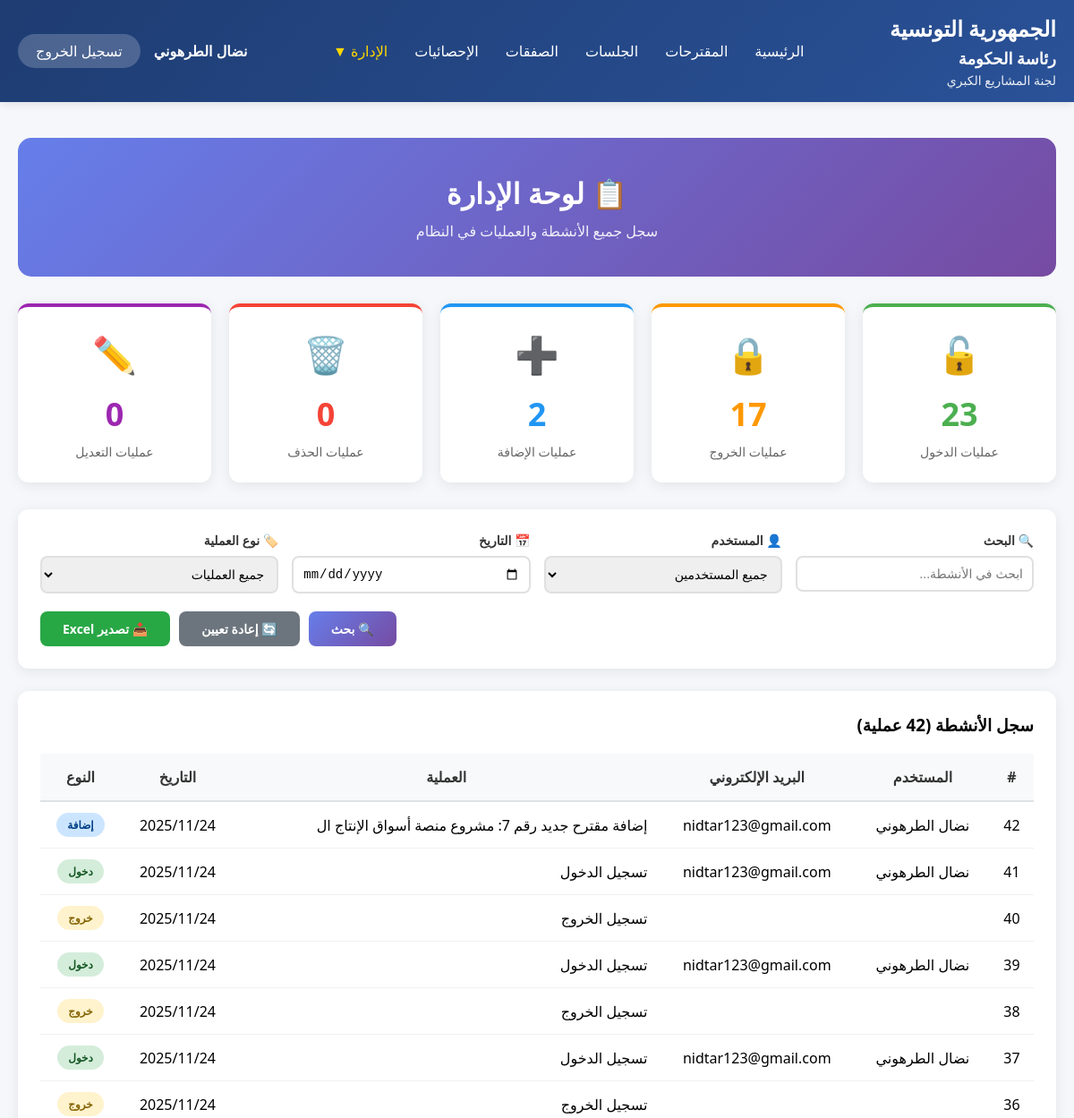
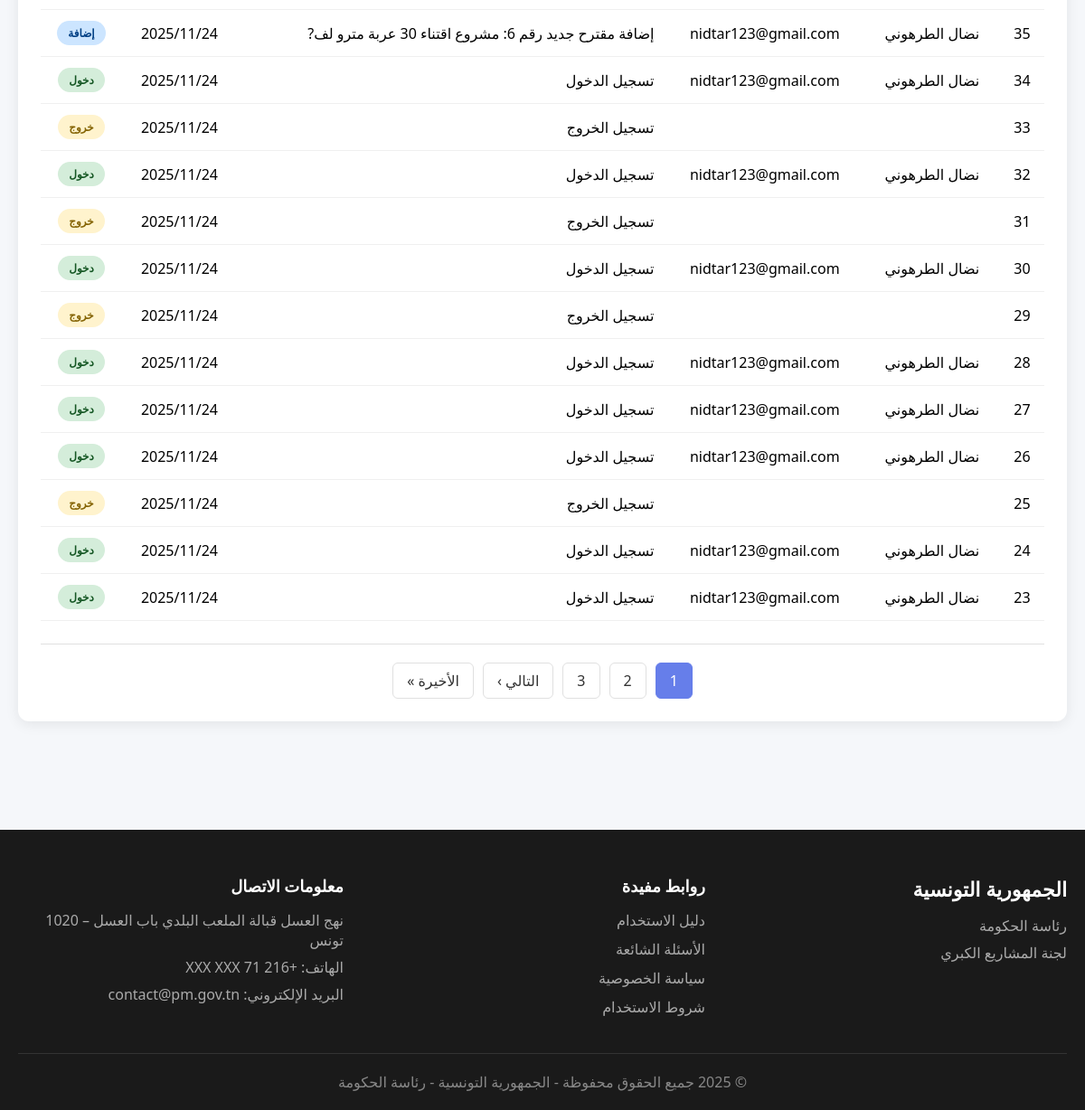
Page /Views/administration.php (signed in) on the committed database (2 pictures, top to bottom).
### tables this page shows
CREATE TABLE `journal` (
  `idJournal` int(11) NOT NULL,
  `idUser` int(11) NOT NULL,
  `action` varchar(400) NOT NULL,
  `date` date NOT NULL
);

CREATE TABLE `user` (
  `idUser` int(11) NOT NULL,
  `nomUser` varchar(200) NOT NULL,
  `emailUser` varchar(300) NOT NULL,
  `typeCpt` int(1) NOT NULL,
  `login` varchar(20) NOT NULL,
  `pw` varchar(255) NOT NULL
);

### Views/administration.php (the view, shortened to what this page needs)
<?php
$database = new Database();
$db = $database->getConnection();
$filterUser = isset($_GET['user']) ? Security::sanitizeInput($_GET['user']) : '';
$filterAction = isset($_GET['action_type']) ? Security::sanitizeInput($_GET['action_type']) : '';
$filterDate = isset($_GET['date']) ? Security::sanitizeInput($_GET['date']) : '';
$search = isset($_GET['search']) ? Security::sanitizeInput($_GET['search']) : '';
$page = isset($_GET['page']) ? intval($_GET['page']) : 1;
$perPage = 20;
$offset = ($page - 1) * $perPage;
$sql = "SELECT j.*, u.nomUser, u.emailUser
        FROM journal j
        LEFT JOIN user u ON j.idUser = u.idUser
        WHERE 1=1";
$countSql = "SELECT COUNT(*) as total FROM ({$sql}) as subquery";
$countStmt = $db->prepare($countSql);
$countStmt->execute();
$totalRecords = $countStmt->fetch(PDO::FETCH_ASSOC)['total'];
$totalPages = ceil($totalRecords / $perPage);
$sql .= " ORDER BY j.idJournal DESC LIMIT :limit OFFSET :offset";
$stmt = $db->prepare($sql);
$stmt->bindValue(':limit', $perPage, PDO::PARAM_INT);
$stmt->bindValue(':offset', $offset, PDO::PARAM_INT);
$stmt->execute();
$logs = $stmt->fetchAll(PDO::FETCH_ASSOC);
$statsLogin = $db->query("SELECT COUNT(*) as total FROM journal WHERE action LIKE '%تسجيل الدخول%'")->fetch()['total'];
$statsLogout = $db->query("SELECT COUNT(*) as total FROM journal WHERE action LIKE '%تسجيل الخروج%'")->fetch()['total'];
$statsAjout = $db->query("SELECT COUNT(*) as total FROM journal WHERE action LIKE '%إضافة%'")->fetch()['total'];
$statsSupp = $db->query("SELECT COUNT(*) as total FROM journal WHERE action LIKE '%حذف%'")->fetch()['total'];
$statsModif = $db->query("SELECT COUNT(*) as total FROM journal WHERE action LIKE '%تعديل%'")->fetch()['total'];
?>
<!DOCTYPE html>
<html lang="ar" dir="rtl">
<head>
    <link rel="stylesheet" href="../assets/css/style.css">
</head>
<body>
    <header class="main-header">
        <div class="container">
            <div class="header-content">
                <div class="logo">
                    <h1>الجمهورية التونسية</h1>
                    <h3>رئاسة الحكومة</h3>
                    <p>لجنة المشاريع الكبري</p>
                </div>
                <nav class="main-nav">
                    <ul>
                        <li><a href="accueil.php">الرئيسية</a></li>
                        <li><a href="projets.php">المقترحات</a></li>
                        <li><a href="commissions.php">الجلسات</a></li>
                        <li><a href="appels_offres.php">الصفقات</a></li>
                        <li><a href="statistiques.php">الإحصائيات</a></li>
                        <li class="submenu">
                            <a href="administration.php" style="color: #ffd700;">الإدارة ▼</a>
                        </li>
                    </ul>
                </nav>
                <div class="user-menu">
                    <span class="user-name"><?php echo htmlspecialchars($_SESSION['user_name']); ?></span>
                    <a href="../logout.php" class="btn-logout">تسجيل الخروج</a>
                </div>
            </div>
        </div>
    </header>
    <section class="content-section" style="padding: 40px 0;">
        <div class="container">
            <div class="admin-header">
                <h2>📋 لوحة الإدارة</h2>
                <p>سجل جميع الأنشطة والعمليات في النظام</p>
            </div>
            <div class="stats-cards">
                <div class="stat-card-admin login">
                    <div class="icon">🔓</div>
                    <div class="number"><?php echo $statsLogin; ?></div>
                    <div class="label">عمليات الدخول</div>
                </div>
                <div class="stat-card-admin logout">
                    <div class="icon">🔒</div>
                    <div class="number"><?php echo $statsLogout; ?></div>
                    <div class="label">عمليات الخروج</div>
                </div>
                <div class="stat-card-admin add">
                    <div class="icon">➕</div>
                    <div class="number"><?php echo $statsAjout; ?></div>
                    <div class="label">عمليات الإضافة</div>
                </div>
                <div class="stat-card-admin delete">
                    <div class="icon">🗑️</div>
                    <div class="number"><?php echo $statsSupp; ?></div>
                    <div class="label">عمليات الحذف</div>
                </div>
                <div class="stat-card-admin edit">
                    <div class="icon">✏️</div>
                    <div class="number"><?php echo $statsModif; ?></div>
                    <div class="label">عمليات التعديل</div>
                </div>
            </div>
            <div class="filters-panel">
                <form method="GET" action="">
                    <div class="filters-grid">
                        <div class="filter-group">
                            <label>🔍 البحث</label>
                            <input type="text" name="search" placeholder="ابحث في الأنشطة..."
                                   value="<?php echo htmlspecialchars($search); ?>">
                        </div>
                        <div class="filter-group">
                            <label>👤 المستخدم</label>
                            <select name="user">
                                <option value="">جميع المستخدمين</option>
                            </select>
                        </div>
                        <div class="filter-group">
                            <label>📅 التاريخ</label>
                            <input type="date" name="date" value="<?php echo htmlspecialchars($filterDate); ?>">
                        </div>
                        <div class="filter-group">
                            <label>🏷️ نوع العملية</label>
                            <select name="action_type">
                                <option value="">جميع العمليات</option>
                            </select>
                        </div>
                    </div>
                    <div class="filter-actions">
                        <button type="submit" class="btn btn-primary">🔍 بحث</button>
                        <a href="administration.php" class="btn btn-secondary">🔄 إعادة تعيين</a>
                        <a href="export_logs.php" class="btn btn-export">📥 تصدير Excel</a>
                    </div>
                </form>
            </div>
            <div class="logs-table">
                <h3 style="margin-bottom: 20px;">سجل الأنشطة (<?php echo $totalRecords; ?> عملية)</h3>
                <?php if (count($logs) > 0): ?>
                    <table>
                        <thead>
                            <tr>
                                <th>#</th>
                                <th>المستخدم</th>
                                <th>البريد الإلكتروني</th>
                                <th>العملية</th>
                                <th>التاريخ</th>
                                <th>النوع</th>
                            </tr>
                        </thead>
                        <tbody>
                            <?php foreach ($logs as $log): ?>
                                <tr>
                                    <td><?php echo $log['idJournal']; ?></td>
                                    <td><?php echo htmlspecialchars($log['nomUser']); ?></td>
                                    <td><?php echo htmlspecialchars($log['emailUser']); ?></td>
                                    <td style="text-align: right;">
                                        <?php echo htmlspecialchars($log['action']); ?>
                                    </td>
                                    <td><?php echo date('Y/m/d', strtotime($log['date'])); ?></td>
                                    <td>
                                        <?php
                                        $badgeClass = 'action-login';
                                        $badgeText = 'عملية';
                                        if (strpos($log['action'], 'تسجيل الدخول') !== false) {
                                            $badgeClass = 'action-login';
                                            $badgeText = 'دخول';
                                        } elseif (strpos($log['action'], 'تسجيل الخروج') !== false) {
                                            $badgeClass = 'action-logout';
                                            $badgeText = 'خروج';
                                        } elseif (strpos($log['action'], 'إضافة') !== false) {
                                            $badgeClass = 'action-add';
                                            $badgeText = 'إضافة';
                                        } elseif (strpos($log['action'], 'حذف') !== false) {
                                            $badgeClass = 'action-delete';
                                            $badgeText = 'حذف';
                                        } elseif (strpos($log['action'], 'تعديل') !== false) {
                                            $badgeClass = 'action-edit';
                                            $badgeText = 'تعديل';
                                        }
                                        ?>
                                        <span class="action-badge <?php echo $badgeClass; ?>">
                                            <?php echo $badgeText; ?>
                                        </span>
                                    </td>
                                </tr>
                            <?php endforeach; ?>
                        </tbody>
                    </table>
                    <?php if ($totalPages > 1): ?>
                        <div class="pagination">
                            <?php
                            $start = max(1, $page - 2);
                            $end = min($totalPages, $page + 2);
                            for ($i = $start; $i <= $end; $i++):
                            ?>
                                <?php if ($i == $page): ?>
                                    <span class="active"><?php echo $i; ?></span>
                                <?php else: ?>
                                    <a href="?page=<?php echo $i; ?><?php echo !empty($search) ? '&search='.$search : '';
                                        echo !empty($filterUser) ? '&user='.$filterUser : '';
                                        echo !empty($filterDate) ? '&date='.$filterDate : '';
                                        echo !empty($filterAction) ? '&action_type='.$filterAction : ''; ?>">
                                        <?php echo $i; ?>
                                    </a>
                                <?php endif; ?>
                            <?php endfor; ?>
                            <?php if ($page < $totalPages): ?>
                                <a href="?page=<?php echo $page+1; ?><?php echo !empty($search) ? '&search='.$search : '';
                                    echo !empty($filterUser) ? '&user='.$filterUser : '';
                                    echo !empty($filterDate) ? '&date='.$filterDate : '';
                                    echo !empty($filterAction) ? '&action_type='.$filterAction : ''; ?>">
                                    التالي ›
                                </a>
                                <a href="?page=<?php echo $totalPages; ?><?php echo !empty($search) ? '&search='.$search : '';
                                    echo !empty($filterUser) ? '&user='.$filterUser : '';
                                    echo !empty($filterDate) ? '&date='.$filterDate : '';
                                    echo !empty($filterAction) ? '&action_type='.$filterAction : ''; ?>">
                                    الأخيرة »
                                </a>
                            <?php endif; ?>
                        </div>
                    <?php endif; ?>
                <?php else: ?>
                    <div class="no-data">
                        <p>📭 لا توجد سجلات لعرضها</p>
                    </div>
                <?php endif; ?>
            </div>
        </div>
    </section>
    <?php include 'includes/footer.php'; ?>
</body>
</html>

### assets/CSS/style.css (style rules this page uses)
* { margin: 0; padding: 0; box-sizing: border-box; }
body { font-family: 'Segoe UI', Tahoma, Geneva, Verdana, sans-serif; background: #f5f7fa; direction: rtl; }
.container { max-width: 1400px; margin: 0 auto; padding: 0 20px; }
.main-header { background: linear-gradient(135deg, #1e3c72 0%, #2a5298 100%); color: white; padding: 15px 0; box-shadow: 0 2px 10px rgba(0,0,0,0.1); }
.header-content { display: flex; justify-content: space-between; align-items: center; }
.logo h1 { font-size: 24px; margin-bottom: 5px; }
.logo h3 { font-size: 18px; margin-bottom: 3px; }
.logo p { font-size: 14px; opacity: 0.9; }
.main-nav ul { display: flex; list-style: none; gap: 30px; }
.main-nav a { color: white; text-decoration: none; font-weight: 500; transition: opacity 0.3s; }
.user-menu { display: flex; align-items: center; gap: 15px; }
.user-name { font-weight: 600; }
.btn-logout { background: rgba(255,255,255,0.2); padding: 8px 20px; border-radius: 20px; color: white; text-decoration: none; transition: background 0.3s; }
.content-section { padding: 60px 0; }
table { width: 100%; border-collapse: collapse; }
th { background: #f8f9fa; padding: 15px; text-align: center; font-weight: 600; color: #333; border-bottom: 2px solid #dee2e6; }
td { padding: 15px; text-align: center; border-bottom: 1px solid #f0f0f0; }

### rows in the picture
journal: idJournal "42", idUser.nomUser "نضال الطرهوني", idUser.emailUser "nidtar123@gmail.com", action "إضافة مقترح جديد رقم 7: مشروع منصة أسواق الإنتاج ال", date "2025/11/24", action "إضافة"
journal: idJournal "41", idUser.nomUser "نضال الطرهوني", idUser.emailUser "nidtar123@gmail.com", action "تسجيل الدخول", date "2025/11/24", action "دخول"
journal: idJournal "40", action "تسجيل الخروج", date "2025/11/24", action "خروج"
journal: idJournal "39", idUser.nomUser "نضال الطرهوني", idUser.emailUser "nidtar123@gmail.com", action "تسجيل الدخول", date "2025/11/24", action "دخول"
journal: idJournal "38", action "تسجيل الخروج", date "2025/11/24", action "خروج"
journal: idJournal "37", idUser.nomUser "نضال الطرهوني", idUser.emailUser "nidtar123@gmail.com", action "تسجيل الدخول", date "2025/11/24", action "دخول"
journal: idJournal "36", action "تسجيل الخروج", date "2025/11/24", action "خروج"
journal: idJournal "35", idUser.nomUser "نضال الطرهوني", idUser.emailUser "nidtar123@gmail.com", action "إضافة مقترح جديد رقم 6: مشروع اقتناء 30 عربة مترو لف?", date "2025/11/24", action "إضافة"
journal: idJournal "34", idUser.nomUser "نضال الطرهوني", idUser.emailUser "nidtar123@gmail.com", action "تسجيل الدخول", date "2025/11/24", action "دخول"
journal: idJournal "33", action "تسجيل الخروج", date "2025/11/24", action "خروج"
journal: idJournal "32", idUser.nomUser "نضال الطرهوني", idUser.emailUser "nidtar123@gmail.com", action "تسجيل الدخول", date "2025/11/24", action "دخول"
journal: idJournal "31", action "تسجيل الخروج", date "2025/11/24", action "خروج"
journal: idJournal "30", idUser.nomUser "نضال الطرهوني", idUser.emailUser "nidtar123@gmail.com", action "تسجيل الدخول", date "2025/11/24", action "دخول"
journal: idJournal "29", action "تسجيل الخروج", date "2025/11/24", action "خروج"
journal: idJournal "28", idUser.nomUser "نضال الطرهوني", idUser.emailUser "nidtar123@gmail.com", action "تسجيل الدخول", date "2025/11/24", action "دخول"
journal: idJournal "27", idUser.nomUser "نضال الطرهوني", idUser.emailUser "nidtar123@gmail.com", action "تسجيل الدخول", date "2025/11/24", action "دخول"
journal: idJournal "26", idUser.nomUser "نضال الطرهوني", idUser.emailUser "nidtar123@gmail.com", action "تسجيل الدخول", date "2025/11/24", action "دخول"
journal: idJournal "25", action "تسجيل الخروج", date "2025/11/24", action "خروج"
journal: idJournal "24", idUser.nomUser "نضال الطرهوني", idUser.emailUser "nidtar123@gmail.com", action "تسجيل الدخول", date "2025/11/24", action "دخول"
journal: idJournal "23", idUser.nomUser "نضال الطرهوني", idUser.emailUser "nidtar123@gmail.com", action "تسجيل الدخول", date "2025/11/24", action "دخول"

### other values in the picture
$_SESSION['user_name'] "نضال الطرهوني"
$statsLogin "23"
$statsLogout "17"
$statsAjout "2"
$statsSupp "0"
$statsModif "0"
$totalRecords "42"
